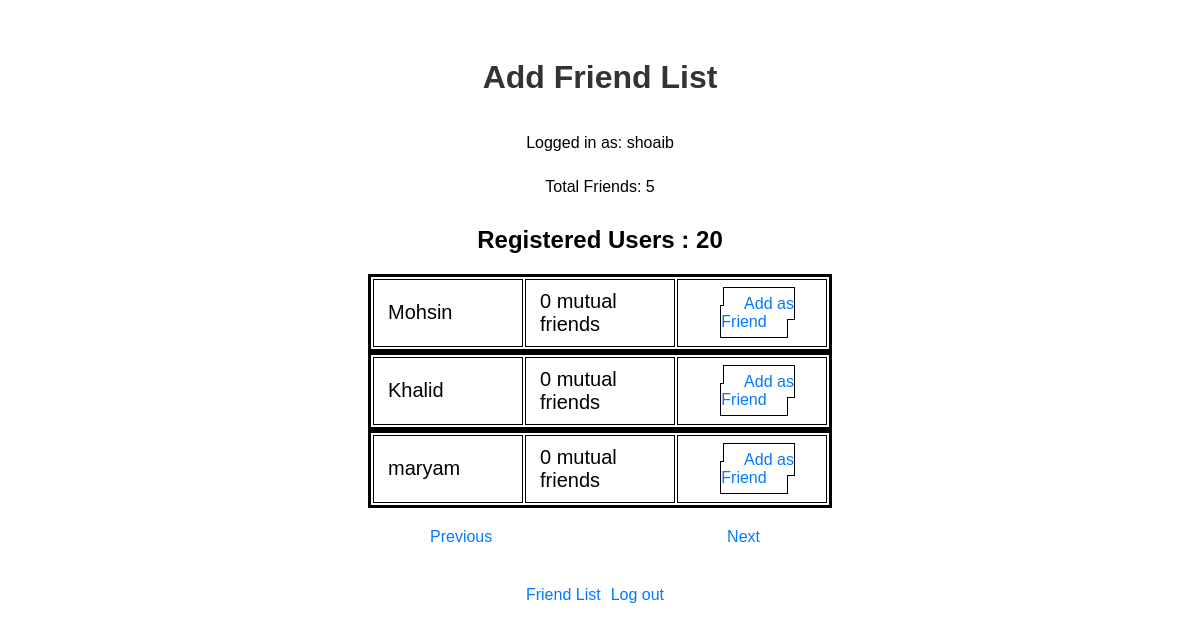
Screenshot of /friendadd.php?page=2 (signed in) with the database file from the repository.
### tables this page shows
CREATE TABLE `friends` (
  `friend_id` int(11) NOT NULL,
  `friend_email` varchar(50) NOT NULL,
  `password` varchar(20) NOT NULL,
  `profile_name` varchar(30) NOT NULL,
  `date_started` date NOT NULL,
  `num_of_friends` int(11) DEFAULT NULL
);

### friendadd.php (the view, shortened to what this page needs)
<?php
include("functions/db.php");
$email = $_SESSION['email'];
$user_id = $_SESSION['friend_id'];
$profileNameQuery = "SELECT profile_name FROM friends WHERE friend_email = '$email'";
$profileNameResult = mysqli_query($conn, $profileNameQuery);
$row = mysqli_fetch_assoc($profileNameResult);
$profileName = $row['profile_name'];
$friendq = " SELECT * FROM `myfriends`  WHERE `friend_id1` = '$user_id'";
$friendq_run = mysqli_query($conn, $friendq);
$friendcount = mysqli_num_rows($friendq_run);
$totaluser = "SELECT * FROM `friends` ";
$totaluser_q = mysqli_query($conn, $totaluser);
$totaluser_c = mysqli_num_rows($totaluser_q);
$products = array();
$RecordsPerPage = 5;
if (isset($_GET['page']) && is_numeric($_GET['page'])) {
    $currentPage = $_GET['page'];
} else {
    $currentPage = 1;
}
$offset = ceil($currentPage - 1) * $RecordsPerPage;
$total = "SELECT `friend_id` FROM `friends` LIMIT $offset ,$RecordsPerPage";
$total_q_r = mysqli_query($conn, $total);
while ($row = $total_q_r->fetch_assoc()) {
    $products[] = $row["friend_id"];
}
$totalPages = ceil($totaluser_c / $RecordsPerPage);
$products2 = array();
$total_friends = "SELECT `friend_id2` FROM `myfriends` WHERE `friend_id1`='$user_id'";
$total_friends_q_r = mysqli_query($conn, $total_friends);
while ($row2 = $total_friends_q_r->fetch_assoc()) {
    $products2[] = $row2["friend_id2"];
}
?>
<!DOCTYPE html>
<html>
<head>
    <link rel="stylesheet" type="text/css" href="style/style.css">
</head>
<body>
    <h1>Add Friend List</h1>
    <p>Logged in as: <?php echo $profileName; ?></p>
    <p>Total Friends: <?= $friendcount ?> </p>
    <h2>Registered Users : <?= $totaluser_c ?></h2>
    <?php
    $diff = array_diff($products, $products2);
    foreach ($diff as $item) {
        $qu = "SELECT * FROM `friends` WHERE friend_id='$item' AND friend_id!='$user_id' ";
        $qu_r = mysqli_query($conn, $qu);
        if (mysqli_num_rows($qu_r) > 0) {
            foreach ($qu_r as $userdata) {
    ?>
                <table class="table">
                    <tbody>
                        <tr>
                            <td class="nm">
                                <?= $userdata['profile_name'] ?>
                            </td>
                            <td class="nm"><?= $userdata['num_of_friends'] . " mutual friends" ?></td>
                            <td style="text-align: center;"><a class="add_friend_btn" href="functions/addfriend.php?user=<?= $userdata['friend_id'] ?>">Add as Friend</a></td>
                        </tr>
            <?php
            }
        }
    }
            ?>
                    </tbody>
                </table>
                <div class="btnss">
                    <?php
                    if ($currentPage > 1) {
                    ?>
                        <a href="?page=<?= ($currentPage - 1) ?>">Previous</a>
                    <?php
                    } else {
                    ?>
                        <a>Previous</a>
                    <?php
                    }
                    ?>
                    <?php
                    if ($currentPage < $totalPages) {
                    ?>
                        <a href="?page=<?= ($currentPage + 1) ?>">Next</a>
                    <?php
                    } else {
                    ?>
                        <a>Next</a>
                    <?php
                    }
                    ?>
                </div>
                <div class="links-container">
                    <a href="friendlist.php?page=1">Friend List</a>
                    <a href="logout.php">Log out</a>
                </div>
</body>
</html>

### style/style.css (style rules this page uses)
body { display: flex; flex-direction: column; align-items: center; justify-content: center; font-family: Arial, sans-serif; margin: 20px; }
.links-container { display: flex; margin-top: 20px; }
.links-container a { margin-right: 10px; }
h1 { text-align: center; color: #333; }
p { margin-bottom: 10px; }
a { margin-right: 10px; color: #007bff; text-decoration: none; }
.table { width: 40%; border: 3px solid black; }
td { padding: 10px 0px 10px 14px; border: 1px solid black; width: 33%; }
.nm { font-size: 20px; }
.add_friend_btn { text-decoration: none !important; outline: 1px solid black; padding: 7px 20px; }
.btnss { display: flex; width: 340px; justify-content: space-between !important; margin: 20px; margin-top: 20px !important; }

### rows the page displays
friends: profile_name "shoaib"
friends: profile_name "Mohsin", num_of_friends "0"
friends: profile_name "Khalid", num_of_friends "0"
friends: profile_name "maryam", num_of_friends "0"

### other values shown
$friendcount "5"
$totaluser_c "20"
